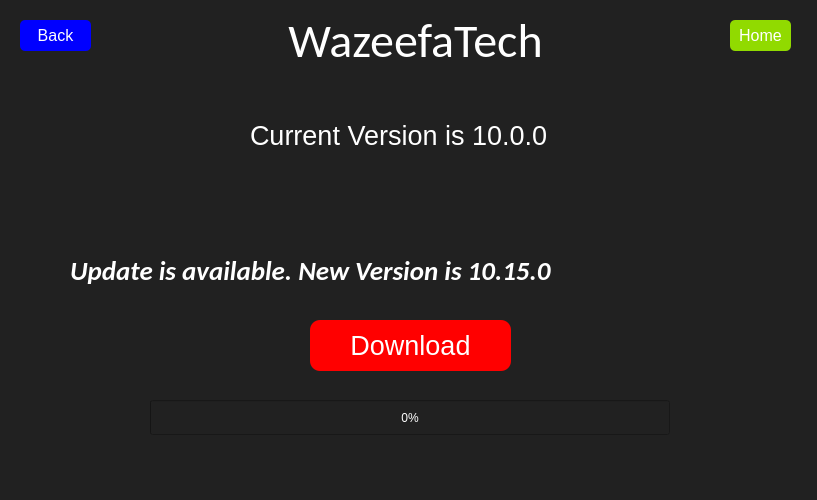
<?xml version="1.0" encoding="UTF-8"?>
<ui version="4.0">
 <class>Login</class>
 <widget class="QDialog" name="Login">
  <property name="geometry">
   <rect>
    <x>0</x>
    <y>0</y>
    <width>817</width>
    <height>500</height>
   </rect>
  </property>
  <property name="windowTitle">
   <string>WazeefaTech</string>
  </property>
  <property name="styleSheet">
   <string notr="true">background-color: rgb(33, 33, 33); color: white; font-family: &quot;Calibri&quot;;</string>
  </property>
  <widget class="QLabel" name="label_2">
   <property name="geometry">
    <rect>
     <x>0</x>
     <y>0</y>
     <width>831</width>
     <height>81</height>
    </rect>
   </property>
   <property name="font">
    <font>
     <family>Calibri</family>
     <pointsize>36</pointsize>
    </font>
   </property>
   <property name="styleSheet">
    <string notr="true">color: rgb(255, 255, 255);</string>
   </property>
   <property name="text">
    <string>WazeefaTech</string>
   </property>
   <property name="alignment">
    <set>Qt::AlignCenter</set>
   </property>
  </widget>
  <widget class="QProgressBar" name="progressBar">
   <property name="geometry">
    <rect>
     <x>150</x>
     <y>400</y>
     <width>520</width>
     <height>35</height>
    </rect>
   </property>
   <property name="styleSheet">
    <string notr="true">QProgressBar {background-color: rgba(0, 0, 0, 0); border-radius: 20px;}
font: 10pt &quot;MS Shell Dlg 2&quot;;
</string>
   </property>
   <property name="value">
    <number>0</number>
   </property>
   <property name="alignment">
    <set>Qt::AlignCenter</set>
   </property>
   <property name="format">
    <string>%p%</string>
   </property>
  </widget>
  <widget class="QLabel" name="label">
   <property name="geometry">
    <rect>
     <x>250</x>
     <y>120</y>
     <width>341</width>
     <height>31</height>
    </rect>
   </property>
   <property name="styleSheet">
    <string notr="true">color: rgb(255, 255, 255); font-size: 20pt;</string>
   </property>
   <property name="text">
    <string>Current Version is 10.0.0</string>
   </property>
  </widget>
  <widget class="QLabel" name="label_3">
   <property name="geometry">
    <rect>
     <x>70</x>
     <y>250</y>
     <width>671</width>
     <height>41</height>
    </rect>
   </property>
   <property name="font">
    <font>
     <family>Calibri</family>
     <pointsize>20</pointsize>
     <weight>75</weight>
     <italic>true</italic>
     <bold>true</bold>
    </font>
   </property>
   <property name="styleSheet">
    <string notr="true">color: rgb(255, 255, 255);</string>
   </property>
   <property name="text">
    <string>Update is available. New Version is 10.15.0</string>
   </property>
  </widget>
  <widget class="QPushButton" name="DownloadUpdate">
   <property name="geometry">
    <rect>
     <x>310</x>
     <y>320</y>
     <width>201</width>
     <height>51</height>
    </rect>
   </property>
   <property name="styleSheet">
    <string notr="true">QPushButton { background-color: rgb(255, 0, 0); color: white; font-size: 20pt; border-radius: 10px; }
QPushButton:hover { background-color: rgb(200, 0, 0); }
QPushButton:pressed { background-color: rgb(150, 0, 0); }</string>
   </property>
   <property name="text">
    <string>Download</string>
   </property>
  </widget>
  <widget class="QPushButton" name="backButton">
   <property name="geometry">
    <rect>
     <x>20</x>
     <y>20</y>
     <width>71</width>
     <height>31</height>
    </rect>
   </property>
   <property name="styleSheet">
    <string notr="true">QPushButton { background-color: rgb(0, 0, 255); color: white; font-size: 12pt; border-radius: 5px; }
QPushButton:hover { background-color: rgb(0, 0, 200); }
QPushButton:pressed { background-color: rgb(0, 0, 150); }</string>
   </property>
   <property name="text">
    <string>Back</string>
   </property>
  </widget>
  <widget class="QPushButton" name="homeButton">
   <property name="geometry">
    <rect>
     <x>730</x>
     <y>20</y>
     <width>61</width>
     <height>31</height>
    </rect>
   </property>
   <property name="styleSheet">
    <string notr="true">QPushButton { background-color:  rgb(145, 218, 0); color: white; font-size: 12pt; border-radius: 5px; }
QPushButton:hover { background-color: rgb(0, 200, 0); }
QPushButton:pressed { background-color: rgb(0, 150, 0); }</string>
   </property>
   <property name="text">
    <string>Home</string>
   </property>
  </widget>
 </widget>
 <resources/>
 <connections/>
</ui>
